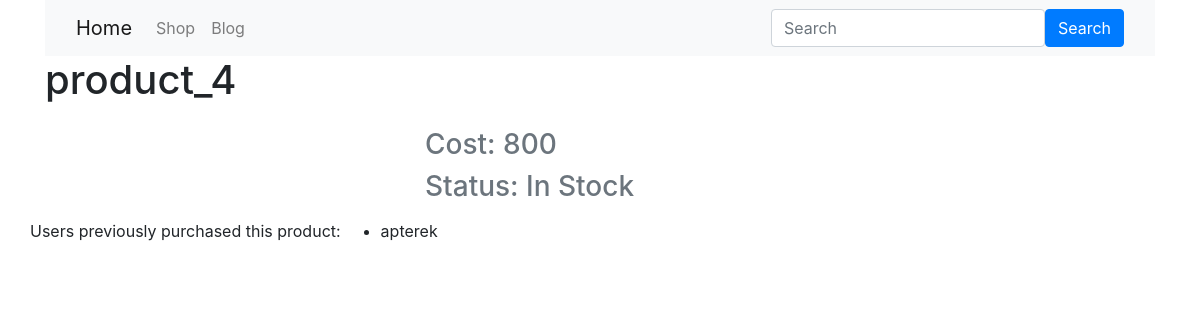
Screenshot of /product/4/ with the database file from the repository.
### shop/models.py (models this page shows, shortened)
class Product(models.Model):
    title = models.CharField(max_length=200, default=True)
    cost = models.IntegerField(null=True)
    photo = models.ImageField(
        upload_to='images/%Y/%m/%d/', null=True)  # /%Y/%m/%d/ - creating dir for each day, when download image
    description = models.TextField(default="")
    status = models.CharField(
        max_length=100, choices=STATUS_CHOICES, default="IN_STOCK"
    )
    favorites = models.ManyToManyField(
        settings.AUTH_USER_MODEL, related_name="favorite_products"
    )
    class Meta:
        verbose_name = "Product"
        verbose_name_plural = "Products"

class Purchase(models.Model):
    user = models.ForeignKey(
        settings.AUTH_USER_MODEL, related_name="purchases", on_delete=models.CASCADE, blank=True, null=True
    )
    product = models.ForeignKey(
        Product, related_name="purchases", on_delete=models.CASCADE, default=True
    )
    count = models.IntegerField(null=True)
    class Meta:
        verbose_name = "Purchase"
        verbose_name_plural = "Purchases"

### shop/views.py (the view)
# urls.py: path("product/<int:product_id>/", product_view, name="product_view")
def product_view(request, **kwargs):
    product = Product.objects.get(id=kwargs["product_id"])
    if request.method == "POST":
        if request.user.is_authenticated and request.POST["action"] == "add":
            product.favorites.add(request.user)
        else:
            product.favorites.remove(request.user)
    return render(request, "product_item.html", {"product": product,
                                                 "favorite_products": request.user in product.favorites.all()})

### templates/product_item.html (shortened to what this page needs)
{% extends "base.html" %}
{% block content %}
    <h1 class="mb-4">{{ product.title }}</h1>
    <div class="row">
    <div class="col-4">
    </div>
    <div class="col-8">
      <h3 class="mb-2 text-muted">Cost: {{ product.cost }}</h3>
      <h3 class="mb-2 text-muted">Status: {{ product.get_status_display }}</h3>
    </div>
      {% if product.purchases.exists %}
        <p>
          Users previously purchased this product:
          <ul>
            {% for purchase in product.purchases.all %}
              <li>{{ purchase.user.username }}</li>
            {% endfor %}
          </ul>
        </p>
      {% endif %}
    </div>
{% endblock %}

### rows the page displays
Product: title "product_4", cost "800", status "In Stock"
Purchase: user.username "apterek"
